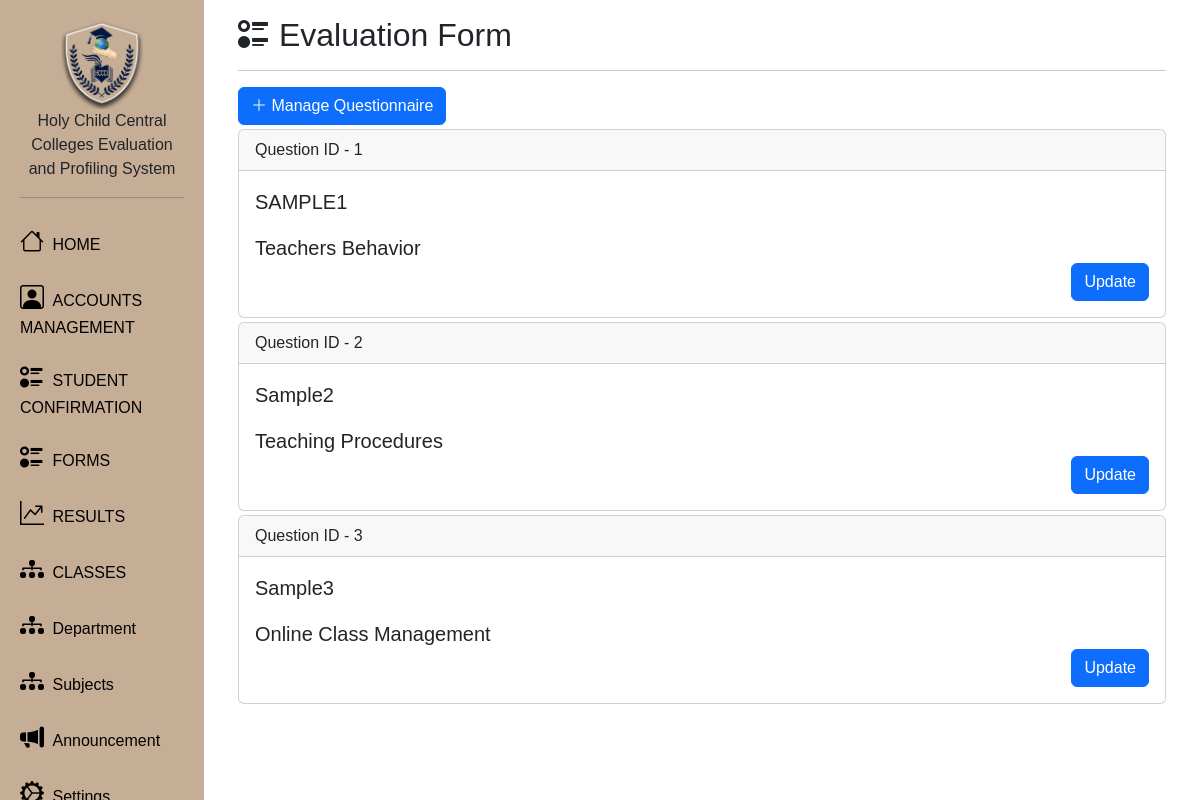
The app's page /GuidanceDashboard/evaluationForm.php (signed in) with its own data.
### tables this page shows
CREATE TABLE `questionformtable` (
  `questionID` int(11) NOT NULL,
  `questionDescrirption` varchar(255) NOT NULL,
  `questionType` varchar(255) NOT NULL,
  `questionEntryDate` date NOT NULL
);

### GuidanceDashboard/evaluationForm.php (the view, shortened to what this page needs)
<?php
include('../Guidancesession.php');
$query = "SELECT * FROM questionformtable";
$result = mysqli_query($db, $query);
?>
<!DOCTYPE html>
<html lang="en">
<head>
    <link rel="stylesheet" href="css/style.css">
    <link rel="stylesheet" href="https://cdn.jsdelivr.net/npm/bootstrap-icons@1.9.1/font/bootstrap-icons.css">
    <link rel="stylesheet" href="https://maxcdn.bootstrapcdn.com/bootstrap/4.0.0/css/bootstrap.min.css">
    <link rel="stylesheet" href="https://cdnjs.cloudflare.com/ajax/libs/font-awesome/5.13.0/css/all.min.css">
    <link rel="stylesheet" href="https://cdn.jsdelivr.net/npm/bootstrap-icons@1.9.1/font/bootstrap-icons.css">
    <link rel="stylesheet" href="https://cdn.jsdelivr.net/npm/bootstrap-icons@1.10.5/font/bootstrap-icons.css">
    <link href="https://cdn.jsdelivr.net/npm/bootstrap@5.3.0/dist/css/bootstrap.min.css" rel="stylesheet"
>
    <link rel="stylesheet" href="https://cdn.datatables.net/1.13.1/css/jquery.dataTables.min.css">
</head>
<body>
    <?php include 'components/navigation.php'; ?>
    <div class="main">
        <div class="container-fluid">
            <div class="row flex-nowrap">
                <div class="col py-3">
                    <div class="container-fluid">
                        <h2><i class="bi bi-ui-radios"></i> Evaluation Form</h2>
                        <hr>
                        <button type="button" class="btn btn-primary" data-bs-toggle="modal"
                            data-bs-target="#myModal"><i class="bi bi-plus-lg"></i> Manage Questionnaire</button>
                        <?php
                        if (mysqli_num_rows($result) > 0) {
                            while ($row = mysqli_fetch_assoc($result)) {
                                echo "
                        <div class='card mt-1'>
                            <div class='card-header'>
                                Question ID -  " . $row["questionID"] . "
                            </div>
                            <div class='card-body'>
                                <blockquote class='blockquote mb-0'>
                                    <p>" . $row["questionDescrirption"] . "</p>
                                    <p>" . $row["questionType"] . "</p>
                                </blockquote>
                                <div class='modal-footer'>
                                    <button class='btn btn-primary'>Update</button>
                                </div>
                            </div>
                        </div>";
                            }
                        } else {
                            echo "NO QUESTIONS AVAILABLE";
                        }
                        ?>
                    </div>
                </div>
            </div>
        </div>
    </div>
</body>
</html>

### GuidanceDashboard/css/style.css (style rules this page uses)
* { font-family: 'Ubuntu', sans-serif; }

### GuidanceDashboard/components/navigation.php (style rules this page uses)
.main { margin-left: 17%; padding: 0px 10px; }

### records on screen
questionformtable: questionID "1", questionDescrirption "SAMPLE1", questionType "Teachers Behavior"
questionformtable: questionID "2", questionDescrirption "Sample2", questionType "Teaching Procedures"
questionformtable: questionID "3", questionDescrirption "Sample3", questionType "Online Class Management"
